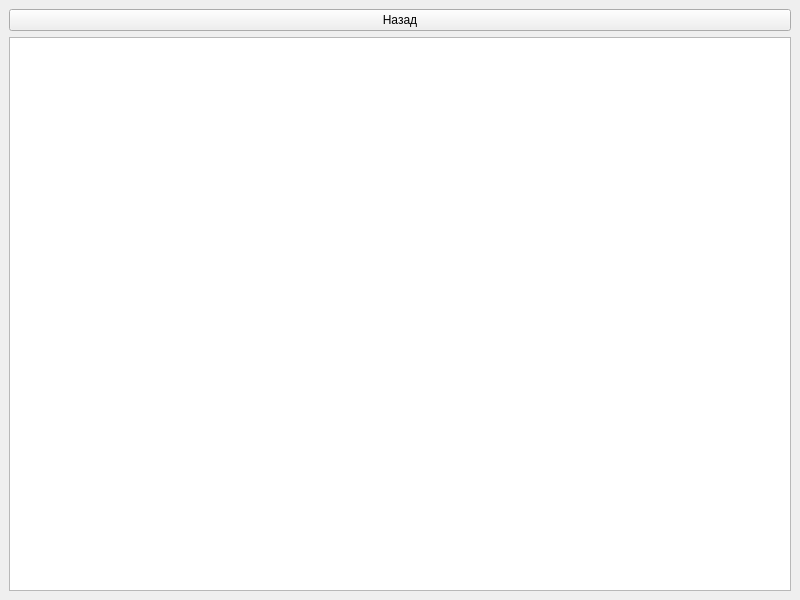
<?xml version="1.0" encoding="UTF-8"?>
<ui version="4.0">
 <class>MainWindow</class>
 <widget class="QMainWindow" name="MainWindow">
  <property name="geometry">
   <rect>
    <x>0</x>
    <y>0</y>
    <width>800</width>
    <height>600</height>
   </rect>
  </property>
  <property name="windowTitle">
   <string>MainWindow</string>
  </property>
  <widget class="QWidget" name="centralwidget">
   <layout class="QVBoxLayout" name="verticalLayout">
    <item>
     <widget class="QPushButton" name="back_Btn">
      <property name="text">
       <string>Назад</string>
      </property>
     </widget>
    </item>
    <item>
     <widget class="QTableWidget" name="db_view"/>
    </item>
   </layout>
  </widget>
 </widget>
 <resources/>
 <connections/>
</ui>
